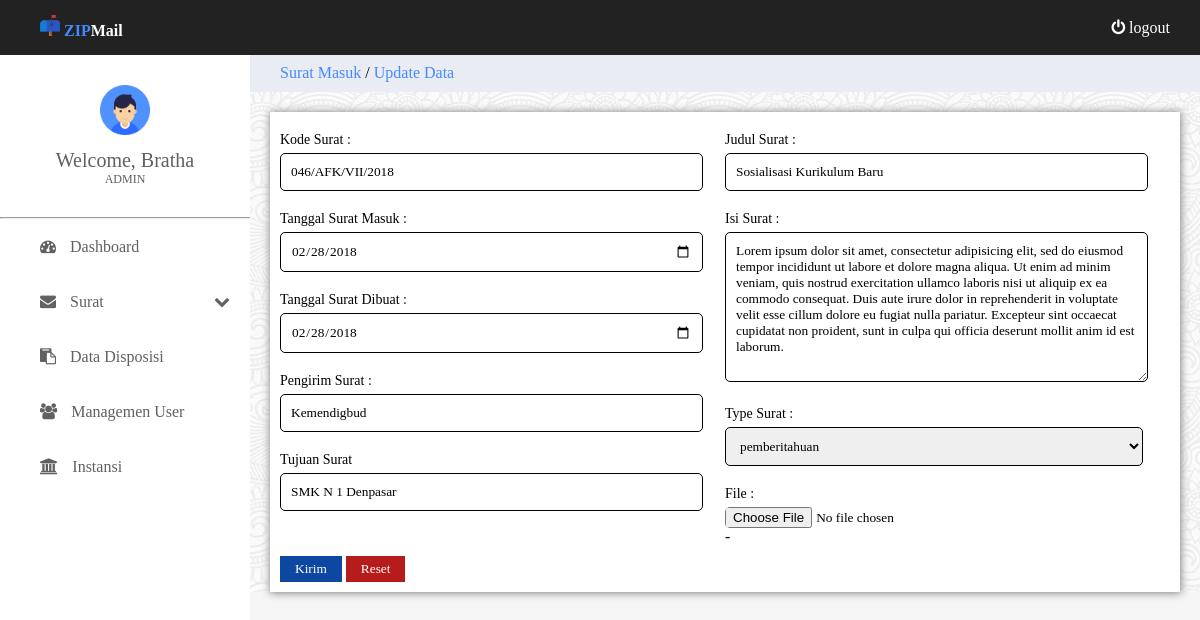
/index.php?show=u-surat-masuk&id_mail=14 (signed in), run on the app's committed database.
### tables this page shows
CREATE TABLE `mail_in` (
  `id_mail` int(4) NOT NULL AUTO_INCREMENT,
  `mail_code` varchar(50) NOT NULL,
  `incoming_at` date NOT NULL,
  `mail_date` date NOT NULL,
  `mail_from` varchar(50) NOT NULL,
  `mail_to` varchar(50) NOT NULL,
  `subject` varchar(50) NOT NULL,
  `dess` text NOT NULL,
  `status` int(5) NOT NULL,
  `file` varchar(50) NOT NULL,
  `id_mail_type` int(2) NOT NULL,
  `id_user` int(2) NOT NULL,
  PRIMARY KEY (`id_mail`),
  KEY `id_mail_type` (`id_mail_type`),
  KEY `id_user` (`id_user`),
  CONSTRAINT `mail_in_ibfk_1` FOREIGN KEY (`id_mail_type`) REFERENCES `mail_type` (`id_mail_type`),
  CONSTRAINT `mail_in_ibfk_2` FOREIGN KEY (`id_user`) REFERENCES `user` (`id_user`)
);

### inc/fungsi.php (called while the page is built, shortened)
<?php
  class Koneksi
  {
  public function __construct(){
    $this->connect = new mysqli('localhost','root','','mail');
  }
  }
  class Fungsi extends Koneksi
  {
  public function view($query){
    $result = $this->connect->query($query);
    $rows = array();
    while ($row = $result->fetch_assoc()) {
      $rows[] = $row;
    }
    return $rows;
  }
}
?>

### inc/update/u-surat-masuk.php (the view, shortened to what this page needs)
<!DOCTYPE html>
<html>
  <head>
  </head>
  <body>
    <div class="title-content">
      <a href="?show=surat-masuk">Surat Masuk</a> / <a href="#">Update Data</a>
    </div>
    <?php
      $queryTypeSurat = "SELECT * FROM mail_type";
      include 'inc/fungsi.php';
      $fungsi = new Fungsi();
      $result = $fungsi->view($query);
      $resultTypeSurat = $fungsi->view($queryTypeSurat);
    ?>
    <?php foreach ($result as $key => $row) { ?>
    <div class="containers">
      <form class="" action="" enctype="multipart/form-data" method="post" autocomplete="off">
        <table class="col-12">
          <span class="col-6" style="float:left;">
            <div class="from-grup">
              <p class="label-form-grup">Kode Surat :</p>
              <div class="input-form-group">
                <input type="text" name="mail_code" value="<?php echo $row['mail_code']; ?>" placeholder="Kode Surat"  >
              </div>
            </div>
            <div class="from-grup">
              <p class="label-form-grup">Tanggal Surat Masuk :</p>
              <div class="input-form-group">
                <input type="date" name="incoming_at" value="<?php echo $row['incoming_at'] ?>" >
              </div>
            </div>
            <div class="from-grup">
              <p class="label-form-grup">Tanggal Surat Dibuat :</p>
              <div class="input-form-group">
                <input type="date" name="mail_date" value="<?php echo $row['mail_date'] ?>"  >
              </div>
            </div>
            <div class="from-grup">
              <p class="label-form-grup">Pengirim Surat :</p>
              <div class="input-form-group">
                <input type="text" name="mail_from" value="<?php echo $row['mail_from'] ?>" placeholder="Pengirim Surat"  >
              </div>
            </div>
            <div class="from-grup">
              <p class="label-form-grup">Tujuan Surat</p>
              <div class="input-form-group">
                <input type="text" name="mail_to" value="<?php echo $row['mail_to'] ?>" placeholder="Tujuan Surat"  >
              </div>
            </div>
          </span>
          <span class="col-6" style="float:right">
            <div class="from-grup">
              <p class="label-form-grup">Judul Surat :</p>
              <div class="input-form-group">
                <input type="text" name="subject" value="<?php echo $row['subject'] ?>" placeholder="Judul Surat"  >
              </div>
            </div>
            <div class="from-grup">
              <p class="label-form-grup">Isi Surat :</p>
              <div class="input-form-group">
                <textarea name="dess" rows="8" cols="80" placeholder="Isi Surat"><?php echo $row['dess'] ?></textarea>
              </div>
            </div>
            <div class="from-grup">
              <p class="label-form-group">Type Surat :</p>
              <div class="input-form-group">
                <select name="id_mail_type">
                  <?php foreach ($resultTypeSurat as $key => $row) {?>
                  <option value="<?php echo $row['id_mail_type'] ?>"><?php echo $row['mail_type']; ?></option>
                 <?php } ?>
                </select>
              </div>
            </div>
            <div class="from-grup">
              <p class="label-form-grup">File :</p>
              <div class="input-form-group">
                <input type="file" name="file" value="">
                <br>
                <?php foreach ($result as $key => $row) { ?>
                <label for=""><?php echo $row['file'] ?></label>
                <?php } ?>
              </div>
            </div>
          </span>
        </table>
        <input type="submit" name="submit" value="Kirim" class="btn-submit btn-blu">
        <input type="reset" name="" value="Reset" class="btn-submit btn-red">
      </form>
    </div>
  <?php } ?>
  </body>
</html>

### assets/css/master.css (style rules this page uses)
* { margin: 0; font-family: sans serif; }
.col-6 { width: 50%; }
.col-12 { width: 100%; }
.title-content { background-color: #E9ECF2; margin-left: -50px; padding: 10px 0; padding-left: 60px; margin-bottom: 20px; }
.title-content a { text-decoration: none; color: #448aff; }
.containers { background-color: white; color: black; margin-right: 20px; margin-bottom: 20px; padding: 10px 10px; box-shadow: 0.5px 0.5px 8px 0.5px grey; }
.from-grup { padding: 10px 0; }
.from-grup p { font-size: 14px; margin-bottom: 5px; }
.input-form-group input { padding: 10px; width: 90%; border: 1px solid black; border-radius: 5px; outline: none; }
.input-form-group textarea { padding: 10px; width: 90%; border: 1px solid black; border-radius: 5px; outline: none; }
.input-form-group select { padding: 10px; width: 94%; border: 1px solid black; border-radius: 5px; outline: none; }
.input-form-group input[type="file"] { border: none; padding: 0px !important; }
.btn-submit { text-decoration: none; text-align: center; padding: 5px 15px; display: inline-block; border: none; }
.btn-red { background-color: #b71c1c; color: white; }
.btn-blu { background-color: #0d47a1; color: white; }

### index.php (style rules this page uses)
body { background-color: #f5f5f5; }

### data on the page
mail_in: mail_code "046/AFK/VII/2018", incoming_at "02/28/2018", mail_date "02/28/2018", mail_from "Kemendigbud", mail_to "SMK N 1 Denpasar", subject "Sosialisasi Kurikulum Baru", dess "Lorem ipsum dolor sit amet, consectetur adipisicing elit, sed do eiusmod tempor incididunt ut labore et dolore magna aliqua. Ut enim ad minim veniam, quis nostrud exercitation ullamco laboris nisi ut aliquip ex ea commodo consequat. Duis aute irure dolor in reprehenderit in voluptate velit esse cillum dolore eu fugiat nulla pariatur. Excepteur sint occaecat cupidatat non proident, sunt in culpa qui officia deserunt mollit anim id est laborum.", file "-"

### other printed values
$name "Bratha"
$level "ADMIN"
form field id_mail_type "pemberitahuan"
